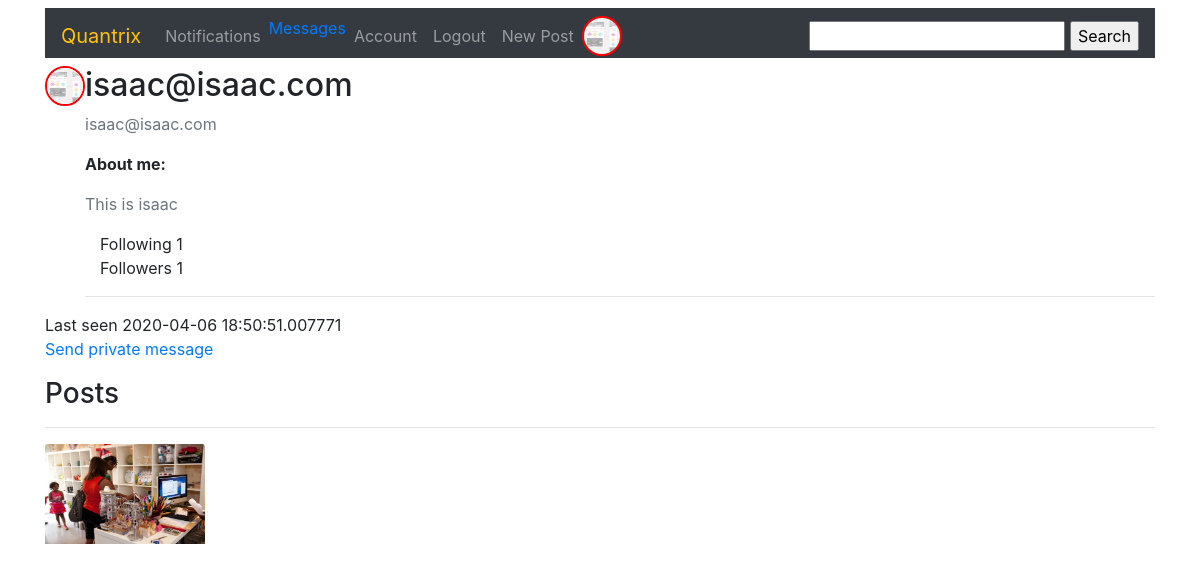
Page /dashboard/isaac@isaac.com (signed in) on the committed database.
### quandromy/database.py (models this page shows, shortened)
class User(db.Model, UserMixin): #The users mixing class helps in user management. We inherit the "is_authenticated" method from here
    __tablename__ = 'users'
    __searchable__ = ['fullname', 'username']
    id = db.Column(db.Integer, primary_key = True)
    fullname = db.Column(db.String(100), nullable = False)
    username = db.Column(db.String(20), unique = True, nullable = False, index = True)
    role_id = db.Column(db.Integer, db.ForeignKey('roles.id'))
    email = db.Column(db.String(120), unique = True, nullable = False, index = True)
    country = db.Column(db.String(200))
    name = db.Column(db.String(64))
    about_me = db.Column(db.Text())
    member_since = db.Column(db.DateTime(), default=datetime.utcnow)
    last_seen = db.Column(db.DateTime(), default=datetime.utcnow)
    image_file = db.Column(db.String(20), nullable = False, default = 'default.png')
    last_message_read_time = db.Column(db.DateTime)
    password = db.Column(db.String(60), nullable = False)
    comments = db.relationship('Comment', backref='author', lazy='dynamic')
    Post = db.relationship('Post', backref = 'author', lazy = 'dynamic')
    followed = db.relationship('Follow',
                               foreign_keys=[Follow.follower_id],               #SQLAlchemy cannot use the association table transparently because that will not give
                               backref=db.backref('follower', lazy='joined'),   #the application access to the custom fields in it. Instead, the many-to-many relationship
                               lazy='dynamic',                                  #must be decomposed into the two basic one-to-many relationships for the left
                               cascade='all, delete-orphan')                    #and right sides, and these must be defined as standard relationships.
    followers = db.relationship('Follow',
                                foreign_keys=[Follow.followed_id],
                                backref=db.backref('followed', lazy='joined'),
                                lazy='dynamic',
                                cascade='all, delete-orphan')
    messages_sent = db.relationship('Message',
                                    foreign_keys='Message.sender_id',
                                    backref='sender', lazy='dynamic')
    messages_received = db.relationship('Message',
                                        foreign_keys='Message.recipient_id',
                                        backref='recipient', lazy='dynamic')
    def new_messages(self):
        last_read_time = self.last_message_read_time or datetime(1900, 1, 1)
        return Message.query.filter_by(recipient=self).filter(
            Message.timestamp > last_read_time).count()

class Post(db.Model):
    __tablename__ = 'posts'
    __searchable__ = ['title', 'describe']
    id = db.Column(db.Integer, primary_key = True)
    date_posted = db.Column(db.DateTime, nullable = False, default = datetime.utcnow())
    title = db.Column(db.String(50), nullable = False)
    describe = db.Column(db.String, nullable = False)
    picture = db.Column(db.String(20), nullable = False, default = 'default.png')
    user_id = db.Column(db.Integer, db.ForeignKey('users.id'), nullable = False)
    comments = db.relationship('Comment', backref='post', lazy='dynamic')

### quandromy/users/routes.py (the view)
@users.route("/dashboard/<string:username>")
def dashboard(username):
    user = User.query.filter_by(username=username).first_or_404()
    posts = Post.query.filter_by(author=user)
    image_file = url_for('static', filename = 'img/' + user.image_file)
    return render_template('users/dashboard.html', user = user, posts = posts, image_file = image_file)

### quandromy/main/forms.py
class SearchForm(FlaskForm):
    search = StringField('search', validators=[DataRequired()])

### quandromy/main/__init__.py (called while the page is built)
@main.app_context_processor
def inject_permissions():
    return dict(Permission=Permission)

### quandromy/users/routes.py (called while the page is built)
@users.before_request
def before_request():
    if current_user.is_authenticated:
        current_user.last_seen = datetime.utcnow()
        db.session.commit()
        g.search_form = SearchForm()

@login_manager.user_loader #This is reuqired to manage users by their ID's
def load_user(user_id):
    return User.query.get(int(user_id))

### quandromy/templates/users/dashboard.html (shortened to what this page needs)
{% extends 'base.html' %}
{% block div %}
 <div class="content-section">
   <div class="media">
     <img class="rounded-circle account-img my-img" src="{{user.image_file}}" alt="profile pic">
     <div class="media-body">
       <h2 class="account-heading">{{user.username}}</h2>
       <p class="text-secondary">{{user.email}}</p>
       <p><span style="font-weight: bold;">About me:</span></p>
       <p class="text-secondary">{{user.about_me}}</p>
       <div class="col">
        Following <span>{{ user.followed.count() - 1 }}</span>
    </div>
    <div class="col">
      Followers <span>{{ user.followers.count() - 1 }}</span>
  </div>
  <hr>
     </div>
   </div>
 </div>
<div>Last seen {{ user.last_seen }}</div>
<div>
  <p>
    <a href="{{ url_for('users.send_message',
                        recipient=user.username) }}">
        {{ ('Send private message') }}
    </a>
</p>
</div>
 <div>
   <legend><h3>Posts</h3></legend>
   <hr>
    {% for post in posts %}
    <div class="row">
       <div class="col">
        <img src="{{url_for('static', filename = 'postpics/' + post.picture)}}" class="card-img-top" alt="..." width="50" height="100">
       </div>
       <div class="col"></div>
       <div class="col"></div>
       <div class="col"></div>
       <div class="col"></div>
       <div class="col"></div>
    </div>
    {% endfor %}
 </div>
{% endblock %}

### quandromy/templates/base.html (shortened to what this page needs)
<!doctype html>
<html lang="en">
  <head>
    <link rel="stylesheet" href="https://stackpath.bootstrapcdn.com/bootstrap/4.4.1/css/bootstrap.min.css">
    <link rel="stylesheet" type="text/css" href="{{url_for('static', filename = 'css/main.css')}}">
  </head>
  {% if current_user.is_authenticated %}
  <nav class="container sticky-top navbar navbar-expand-lg navbar-dark bg-dark mb-2 mt-2">
    <a class="navbar-brand text-warning" href="{{url_for('main.index')}}" >Quantrix</a>
<div class="collapse navbar-collapse" id="navbarSupportedContent">
  <ul class="navbar-nav mr-auto">
        <li class="nav-item">
          <a class="nav-link" href="#">Notifications</a>
        </li>
        <li class="nav-item">
          <a href="{{ url_for('users.messages') }}">
            Messages
            {% set new_messages = current_user.new_messages() %}
        </a>
        </li>
        <li class="nav-item">
          <a class="nav-link" href="{{url_for('users.account')}}">Account</a>
        </li>
        <li class="nav-item">
          <a class="nav-link" href="{{url_for('users.logout')}}">Logout</a>
        </li>
        <li class="nav-item">
          <a class="nav-link" href="{{url_for('posts.new_post')}}">New Post</a>
        </li>
        <li class="nav-item">
          <img class="rounded-circle account-img my-img mr-sm-2" src="{{url_for('static', filename = 'img/' + current_user.image_file)}}" alt="profile pic">
        </li>
  </ul>
  <form style="display: inline;" action="{{ url_for('main.search') }}" method="post" name="search" placeholder="search" autocomplete="on">
        {{ g.search_form.hidden_tag() }}{{ g.search_form.search(size=20) }}
        <input type="submit" value="Search">
  </form>
</div>
</nav>
{% endif %}
  <body class = "container">
    {% block div %}{% endblock %}
  </body>
</html>

### quandromy/static/css/main.css (style rules this page uses)
.my-img { width: 40px; height: 40px; box-sizing: border-box; background-clip: content-box; rgba(0,0,0,0); border-radius: 50%; border: 2px solid red; position: relative; overflow: hidden; }
.navbar { padding-bottom: 2px; }

### rows in the picture
User: image_file (placeholder picture)
User: image_file (placeholder picture), username "isaac@isaac.com", email "isaac@isaac.com", about_me "This is isaac", last_seen "2020-04-06 18:50:51.007771"
Post: picture (picture)

### other values in the picture
{{ user.followed.count() - 1 }} "1"
{{ user.followers.count() - 1 }} "1"
{{ ('Send private message') }} "Send private message"
